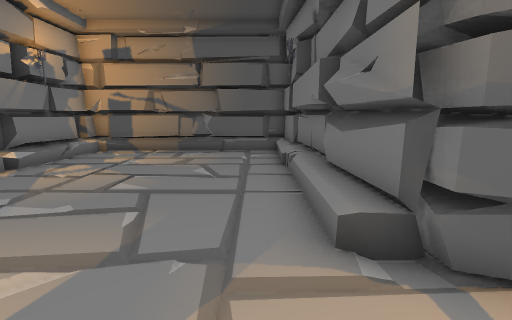
View 1 (above)

16 first-person views from a walk through a Unity game level. The camera is 1.5 m above the floor, tilts 10° down and sees 90° across. The floor is counted in squares, 1 m on a side. Each view is taken from the middle of a square. On the plan, view 1 faces up. The plan holds only what a view shows up to about 13 squares ahead; the rest is blank. The place goes on beyond the plan. The player is left out.

View 2
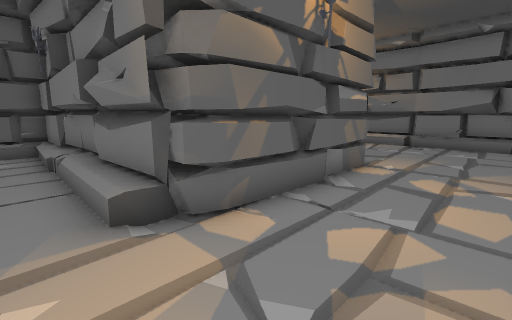

View 3
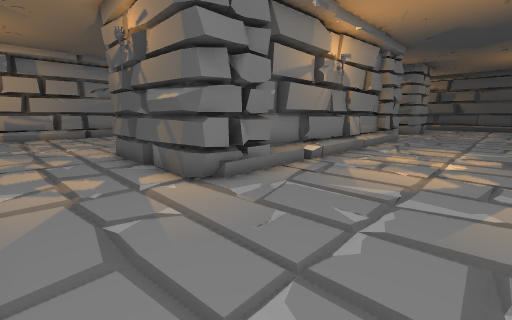

View 4
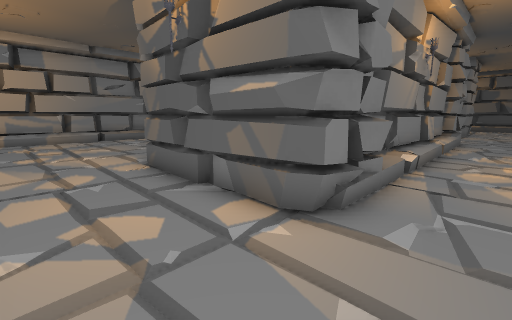

View 5
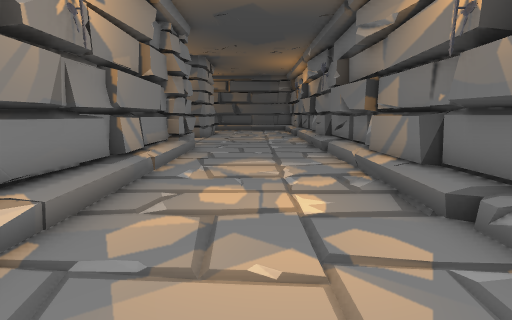

View 6
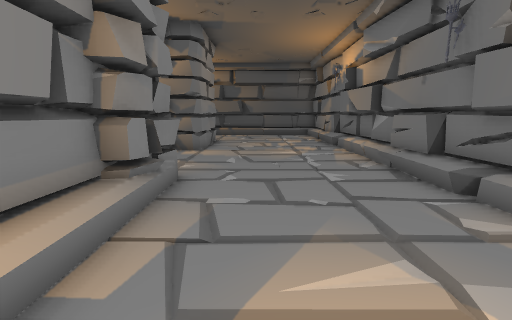

View 7
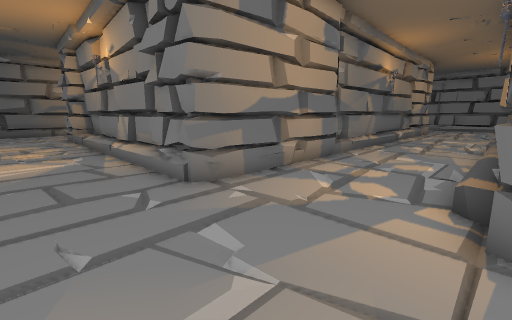

View 8
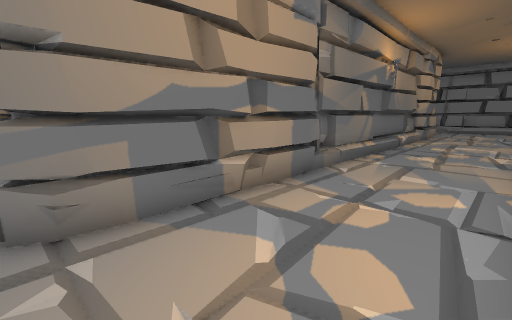

View 9
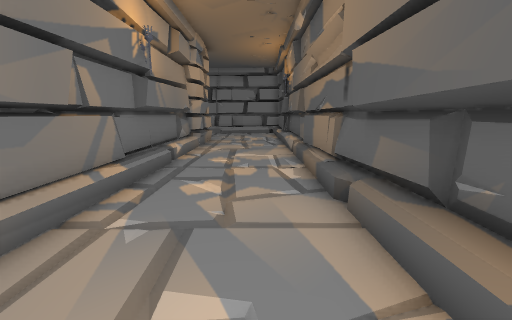

View 10
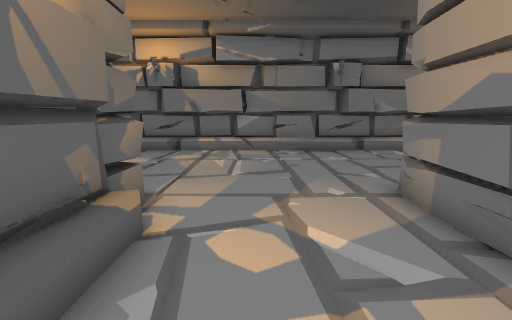

View 11
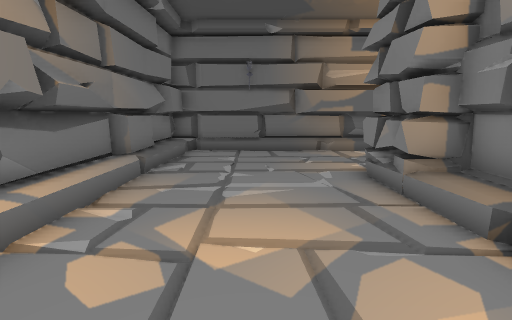

View 12
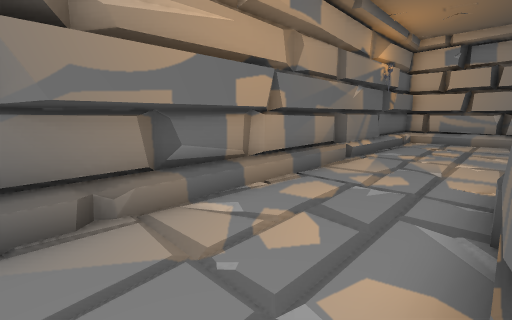

View 13
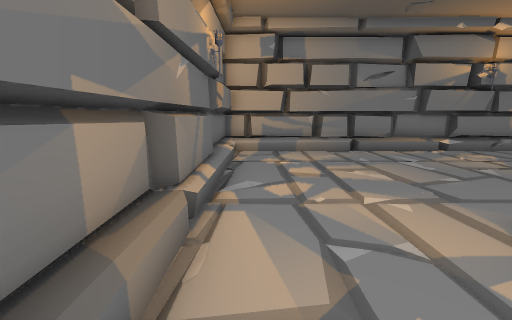

View 14
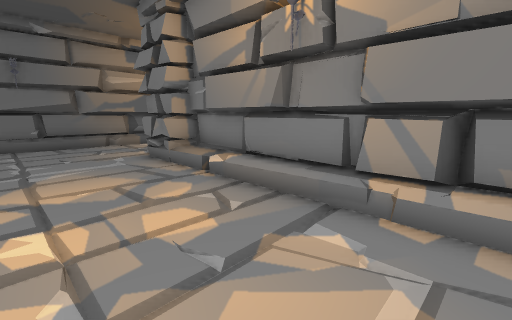

View 15
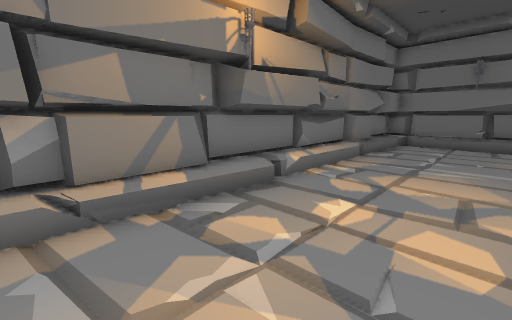

View 16
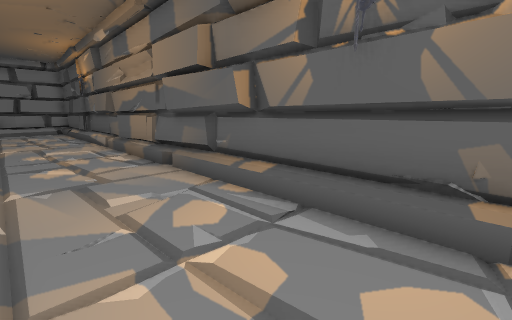

### Floor plan
Key: @ floor where view 1 was taken; # wall or solid block; . floor; O other object.
Columns run from 9 left of view 1 to 15 right of it. Each row starts with its distance up from view 1.
 23                 OO.....#
 22                 OO.....#
 21 ################O......##
 20 .......................##
 19 .......................O#
 18 .......................##
 17 .......................##
 16 #################O.....O#
 15                  O.....##
 14                 OO.....##
 13                 ##.....#
 12           ##    ##.....#
 11   ##########    ##.....##
 10   #.......##    ##.....##
  9   #.......O#    ##.....O#
  8   #.......##    ##.....##
  7   #.......##    ##.....##
  6   #.......##    ##.....#
  5   #.......##    #O.....##
  4   #.......#O    #O.....##
  3   #.......OO     O.....O#
  2   #........OOOOOOO.....##
  1   #....................##
  0   #......@.............#
 -1   #....................#
 -2   ######################
 -3                        #

Where each view was taken, in squares from view 1:
view 1: 0 up, 0 right, facing up
view 2: 1 down, 0 right, facing up-right
view 3: 1 down, 13 right, facing up-left
view 4: 1 down, 10 right, facing up-left
view 5: 4 up, 11 right, facing up
view 6: 10 up, 10 right, facing up
view 7: 21 up, 11 right, facing down-left
view 8: 20 up, 8 right, facing down-left
view 9: 19 up, 3 right, facing left
view 10: 19 up, 3 right, facing right
view 11: 9 up, 11 right, facing down
view 12: 2 up, 9 right, facing down-left
view 13: 1 down, 4 right, facing left
view 14: 12 up, 12 right, facing down-left
view 15: 12 up, 10 right, facing down-right
view 16: 17 up, 6 right, facing up-left
